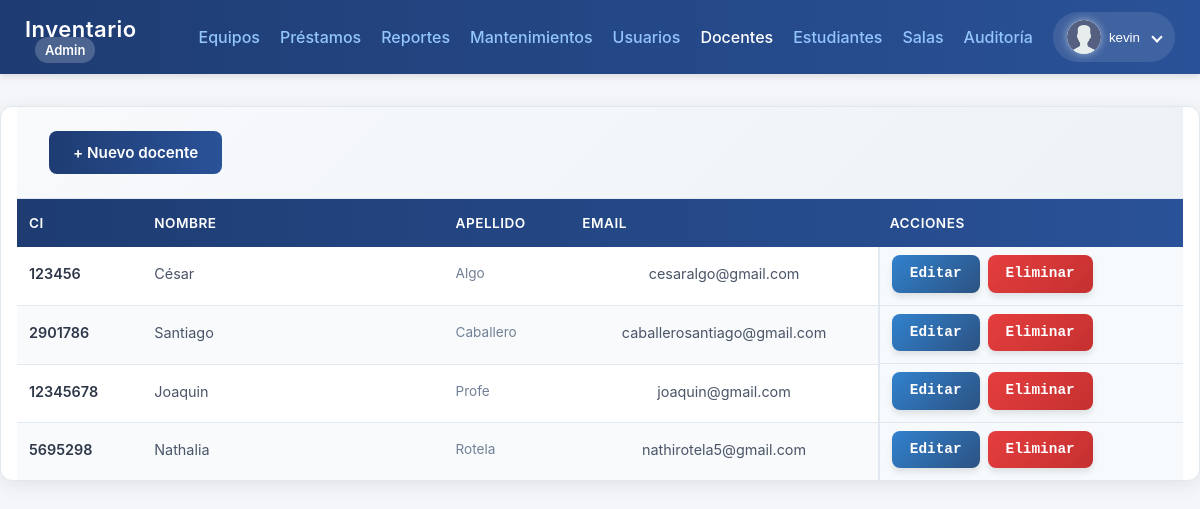
Screenshot of /public/docentes_listar.php (signed in) with the database file from the repository.
### tables this page shows
CREATE TABLE `docentes` (
  `id` int(11) NOT NULL,
  `ci` varchar(50) NOT NULL,
  `nombre` varchar(100) NOT NULL,
  `apellido` varchar(100) NOT NULL,
  `email` varchar(150) NOT NULL,
  `password_hash` varchar(255) NOT NULL,
  `creado_en` timestamp NOT NULL DEFAULT current_timestamp() ON UPDATE current_timestamp()
);

### public/docentes_listar.php (the view, shortened to what this page needs)
<?php
require __DIR__ . '/../init.php';
$stmt = $mysqli->query("SELECT id, ci, nombre, apellido, email FROM docentes ORDER BY apellido, nombre");
$rows = $stmt->fetch_all(MYSQLI_ASSOC);
?>
<head>
    <link rel="stylesheet" href="../css/tabla_docentes_listar.css">
</head>
<?php
include __DIR__ . '/navbar.php';
?>
<div class="container">
    <div class="actions">
        <a class="btn" href="/inventario_uni/public/docentes_registro.php">+ Nuevo docente</a>
    </div>
    <table>
        <thead>
            <tr>
                <th>CI</th>
                <th>Nombre</th>
                <th>Apellido</th>
                <th>Email</th>
                <th>Acciones</th>
            </tr>
        </thead>
        <tbody>
            <?php if (!$rows): ?>
                <tr>
                    <td colspan="5">No hay docentes registrados.</td>
                </tr>
            <?php else: ?>
                <?php foreach ($rows as $r): ?>
                    <tr>
                        <td data-label="CI"><?= htmlspecialchars($r['ci']) ?></td>
                        <td data-label="Nombre"><?= htmlspecialchars($r['nombre']) ?></td>
                        <td data-label="Apellido"><?= htmlspecialchars($r['apellido']) ?></td>
                        <td data-label="Email"><?= htmlspecialchars($r['email']) ?></td>
                        <td data-label="Acciones">
                            <a class="btn btn-sm" href="/inventario_uni/public/docentes_editar_form.php?id=<?= $r['id'] ?>">Editar</a>
                            <a class="btn btn-sm btn-danger"
                                href="/inventario_uni/public/docentes_eliminar.php?id=<?= $r['id'] ?>"
                                onclick="return confirm('¿Seguro que deseas eliminar este docente?');">
                                Eliminar
                            </a>
                        </td>
                    </tr>
                <?php endforeach; ?>
            <?php endif; ?>
        </tbody>
    </table>
</div>

### css/tabla_docentes_listar.css (style rules this page uses)
.container { max-width: 1400px; margin: 2rem auto; padding: 0 1rem; background: white; border-radius: 12px; box-shadow: 0 4px 20px rgba(0, 0, 0, 0.08); border: 1px solid #e1e8ed; overflow: hidden; }
.actions { background: linear-gradient(135deg, #f8fafc 0%, #edf2f7 100%); padding: 1.5rem 2rem; border-bottom: 1px solid #e2e8f0; display: flex; justify-content: space-between; align-items: center; gap: 1rem; }
.actions .btn { background: linear-gradient(90deg, #1e3c72, #2a5298);; color: white; text-decoration: none; padding: 0.75rem 1.5rem; border-radius: 8px; font-weight: 600; font-size: 0.95rem; transition: all 0.3s ease; display: inline-flex; align-items: center; gap: 0.5rem; border: none; cursor: pointer; }
table { width: 100%; border-collapse: collapse; font-size: 0.9rem; }
thead { background: linear-gradient(90deg, #1e3c72, #2a5298); color: #fff; }
th { color: white; padding: 1rem 0.75rem; text-align: left; font-weight: 600; font-size: 0.85rem; text-transform: uppercase; letter-spacing: 0.5px; white-space: nowrap; }
td { padding: 1rem 0.75rem; border-bottom: 1px solid #e2e8f0; color: #4a5568; vertical-align: top; line-height: 1.5; }
tbody tr:nth-child(even) { background: #f8fafc; }
tbody tr:last-child td { border-bottom: none; }
td a { color: #667eea; text-decoration: none; font-weight: 500; font-size: 0.85rem; transition: all 0.3s ease; display: inline-block; margin-bottom: 0.25rem; padding: 0.2rem 0; }
td:last-child { font-family: 'Courier New', monospace; background: #f7fafc; border-left: 2px solid #e2e8f0; }
td:nth-child(1) { font-weight: 600; color: #2d3748; }
td:nth-child(2) { min-width: 200px; }
td:nth-child(3) { color: #718096; font-size: 0.85rem; }
td:nth-child(4) { text-align: center; }
td:nth-child(5) { text-align: center; font-weight: 600; }
.container { animation: slideIn 0.6s ease-out; }
tbody tr { transition: all 0.2s ease; }
td:last-child { position: relative; }
td[data-label="Acciones"] { white-space: nowrap; display: flex; align-items: center; gap: 8px; padding-top: 0.5rem; padding-bottom: 0.5rem; }
.btn-sm { padding: 8px 18px; border: none; border-radius: 8px; font-size: 0.9rem; font-weight: 600; color: #fff !important; text-decoration: none; cursor: pointer; transition: all 0.3s ease; box-shadow: 0 4px 6px rgba(0, 0, 0, 0.1); line-height: 1.5; text-align: center; display: inline-block; font-family: inherit; }
.btn-sm:not(.btn-danger) { background: linear-gradient(135deg, #3182ce 0%, #2c5282 100%); }
.btn-sm.btn-danger { background: linear-gradient(135deg, #e53e3e 0%, #c53030 100%); }

### css/navbar.css (style rules this page uses)
:root { --primary-color: #6366f1; --secondary-color: #0f172a; --secondary-light: #1e293b; --bg-dark: #0f172a; --shadow-md: 0 4px 6px -1px rgba(0, 0, 0, 0.1); --transition-fast: 150ms ease-in-out; --bg-secondary: #ffffff; --text-primary: #1e293b; --table-header-bg: #1e3a8a; --table-header-text: #ffffff; }
body { margin: 0; font-family: 'Inter', -apple-system, BlinkMacSystemFont, 'Segoe UI', Roboto, sans-serif; background-color: #f5f6fa; }

### rows the page displays
docentes: ci "123456", nombre "César", apellido "Algo", email "cesaralgo@gmail.com"
docentes: ci "2901786", nombre "Santiago", apellido "Caballero", email "caballerosantiago@gmail.com"
docentes: ci "12345678", nombre "Joaquin", apellido "Profe", email "joaquin@gmail.com"
docentes: ci "5695298", nombre "Nathalia", apellido "Rotela", email "nathirotela5@gmail.com"

### other values shown
$rol "Admin"
user()['nombre'] "kevin"
